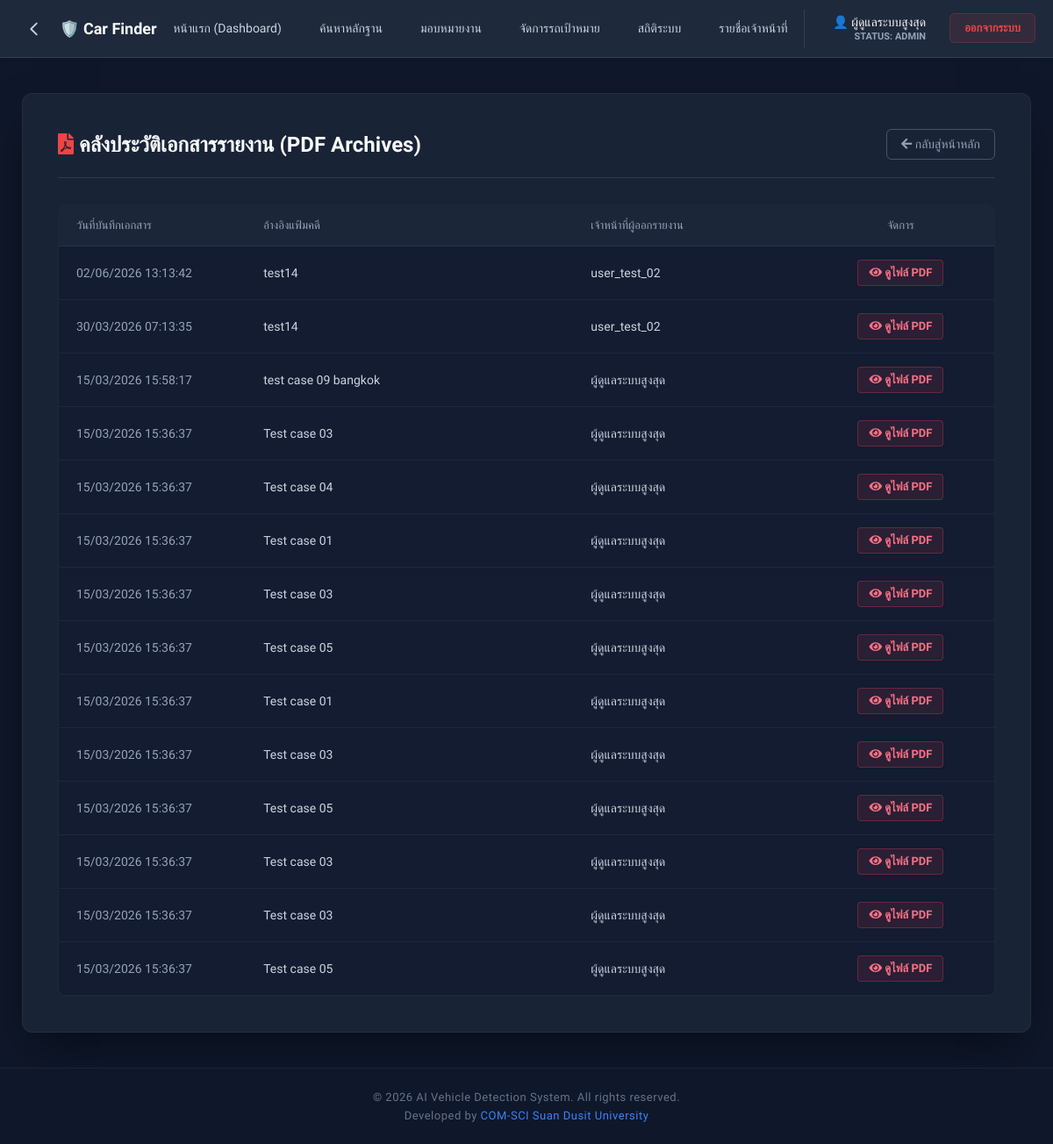
Screenshot of /report_history.php (signed in) with the database file from the repository.
### tables this page shows
CREATE TABLE `report` (
  `report_id` int(11) NOT NULL,
  `case_file_id` int(11) DEFAULT NULL,
  `generated_by` int(11) DEFAULT NULL,
  `generated_at` timestamp NOT NULL DEFAULT current_timestamp(),
  `total_uploaded_videos` int(11) DEFAULT NULL,
  `total_detected_vehicles` int(11) DEFAULT NULL,
  `created_at` timestamp NOT NULL DEFAULT current_timestamp(),
  `file_path` varchar(255) NOT NULL
);

CREATE TABLE `case_file` (
  `case_file_id` int(11) NOT NULL,
  `case_name` varchar(100) DEFAULT NULL,
  `created_by` int(11) DEFAULT NULL,
  `created_at` timestamp NOT NULL DEFAULT current_timestamp(),
  `assigned_to` int(11) DEFAULT NULL
);

CREATE TABLE `users` (
  `user_id` int(11) NOT NULL,
  `username` varchar(50) NOT NULL,
  `password_hash` varchar(255) NOT NULL,
  `role` enum('USER','LEADER','ADMIN') NOT NULL,
  `full_name` varchar(100) DEFAULT NULL,
  `last_seen` datetime DEFAULT NULL,
  `is_online` tinyint(1) DEFAULT 0
);

### report_history.php (the view, shortened to what this page needs)
<?php
require 'db.php';
try {
    $stmt_pdf = $conn->query("
        SELECT r.*, c.case_name, u.full_name
        FROM report r
        JOIN case_file c ON r.case_file_id = c.case_file_id
        JOIN users u ON r.generated_by = u.user_id
        ORDER BY r.created_at DESC
    ");
    $reports = $stmt_pdf->fetchAll(PDO::FETCH_ASSOC);
} catch (PDOException $e) {
    $reports = [];
}
?>
<!DOCTYPE html>
<html lang="th">
<head>
    <link rel="stylesheet" href="https://cdnjs.cloudflare.com/ajax/libs/font-awesome/5.15.3/css/all.min.css">
</head>
<body>
<?php include 'navbar.php'; ?>
<div class="container">
    <div class="header">
        <h2><i class="fas fa-file-pdf" style="color:#ef4444;"></i> คลังประวัติเอกสารรายงาน (PDF Archives)</h2>
        <a href="index.php" class="btn-back"><i class="fas fa-arrow-left"></i> กลับสู่หน้าหลัก</a>
    </div>
    <div class="table-wrapper">
        <table>
            <thead>
                <tr>
                    <th width="20%">วันที่บันทึกเอกสาร</th>
                    <th width="35%">อ้างอิงแฟ้มคดี</th>
                    <th width="25%">เจ้าหน้าที่ผู้ออกรายงาน</th>
                    <th width="20%" style="text-align: center;">จัดการ</th>
                </tr>
            </thead>
            <tbody>
                <?php if (count($reports) > 0): ?>
                    <?php foreach ($reports as $row): ?>
                        <tr>
                            <td style="color:#94a3b8;"><?php echo date('d/m/Y H:i:s', strtotime($row['created_at'])); ?></td>
                            <td style="color:#cbd5e1; font-weight:500;"><?php echo htmlspecialchars($row['case_name']); ?></td>
                            <td style="color:#cbd5e1;"><?php echo htmlspecialchars($row['full_name']); ?></td>
                            <td style="text-align: center;">
                                <a href="uploads/reports/<?php echo htmlspecialchars($row['file_path']); ?>" target="_blank" class="btn-pdf">
                                    <i class="fas fa-eye"></i> ดูไฟล์ PDF
                                </a>
                            </td>
                        </tr>
                    <?php endforeach; ?>
                <?php else: ?>
                    <tr><td colspan="4" style="text-align: center; padding: 40px; color: #64748b;">ยังไม่มีประวัติการบันทึกเอกสาร PDF ในระบบ</td></tr>
                <?php endif; ?>
            </tbody>
        </table>
    </div>
</div>
<?php include 'footer.php'; ?>
</body>
</html>

### report_history.php (style rules this page uses)
body { font-family: 'Prompt', sans-serif; background-color: #0f172a; margin: 0; padding: 0 0 40px 0; color: #cbd5e1; }
.container { width: 90%; max-width: 1150px; margin: 40px auto; background-color: rgba(30, 41, 59, 0.75); padding: 40px; border-radius: 12px; border: 1px solid rgba(255, 255, 255, 0.05); box-shadow: 0 25px 50px -12px rgba(0, 0, 0, 0.5); }
.header { display: flex; justify-content: space-between; align-items: center; margin-bottom: 30px; border-bottom: 1px solid rgba(255, 255, 255, 0.1); padding-bottom: 20px; }
h2 { margin: 0; color: #f8fafc; font-weight: 600; font-size: 24px; }
.btn-back { background: transparent; color: #94a3b8; border: 1px solid #475569; padding: 8px 16px; border-radius: 6px; text-decoration: none; font-size: 14px; transition: 0.2s; }
.table-wrapper { background-color: rgba(15, 23, 42, 0.5); border-radius: 10px; border: 1px solid rgba(255, 255, 255, 0.05); overflow: hidden; }
table { width: 100%; border-collapse: collapse; }
th, td { padding: 15px 20px; text-align: left; border-bottom: 1px solid rgba(255, 255, 255, 0.05); font-size: 14px; }
th { background-color: rgba(30, 41, 59, 0.8); color: #94a3b8; font-weight: 500; font-size: 13px; }
.btn-pdf { background-color: rgba(244, 63, 94, 0.1); color: #fb7185; padding: 6px 12px; border-radius: 4px; font-size: 13px; font-weight: 600; text-decoration: none; border: 1px solid rgba(244, 63, 94, 0.3); transition: all 0.2s; display: inline-block; }

### footer.php (style rules this page uses)
body { min-height: 100vh; display: flex; flex-direction: column; padding-bottom: 0 !important; }
.container { width: 100%; box-sizing: border-box; }

### rows the page displays
report: created_at "02/06/2026 13:13:42", case_file.case_name "test14", generated_by.full_name "user_test_02"
report: created_at "30/03/2026 07:13:35", case_file.case_name "test14", generated_by.full_name "user_test_02"
report: created_at "15/03/2026 15:58:17", case_file.case_name "test case 09 bangkok", generated_by.full_name "ผู้ดูแลระบบสูงสุด"
report: created_at "15/03/2026 15:36:37", case_file.case_name "Test case 03", generated_by.full_name "ผู้ดูแลระบบสูงสุด"
report: created_at "15/03/2026 15:36:37", case_file.case_name "Test case 04", generated_by.full_name "ผู้ดูแลระบบสูงสุด"
report: created_at "15/03/2026 15:36:37", case_file.case_name "Test case 01", generated_by.full_name "ผู้ดูแลระบบสูงสุด"
report: created_at "15/03/2026 15:36:37", case_file.case_name "Test case 03", generated_by.full_name "ผู้ดูแลระบบสูงสุด"
report: created_at "15/03/2026 15:36:37", case_file.case_name "Test case 05", generated_by.full_name "ผู้ดูแลระบบสูงสุด"
report: created_at "15/03/2026 15:36:37", case_file.case_name "Test case 01", generated_by.full_name "ผู้ดูแลระบบสูงสุด"
report: created_at "15/03/2026 15:36:37", case_file.case_name "Test case 03", generated_by.full_name "ผู้ดูแลระบบสูงสุด"
report: created_at "15/03/2026 15:36:37", case_file.case_name "Test case 05", generated_by.full_name "ผู้ดูแลระบบสูงสุด"
report: created_at "15/03/2026 15:36:37", case_file.case_name "Test case 03", generated_by.full_name "ผู้ดูแลระบบสูงสุด"
report: created_at "15/03/2026 15:36:37", case_file.case_name "Test case 03", generated_by.full_name "ผู้ดูแลระบบสูงสุด"
report: created_at "15/03/2026 15:36:37", case_file.case_name "Test case 05", generated_by.full_name "ผู้ดูแลระบบสูงสุด"

### other values shown
$_SESSION['full_name'] "ผู้ดูแลระบบสูงสุด"
$_SESSION['role'] "ADMIN"
